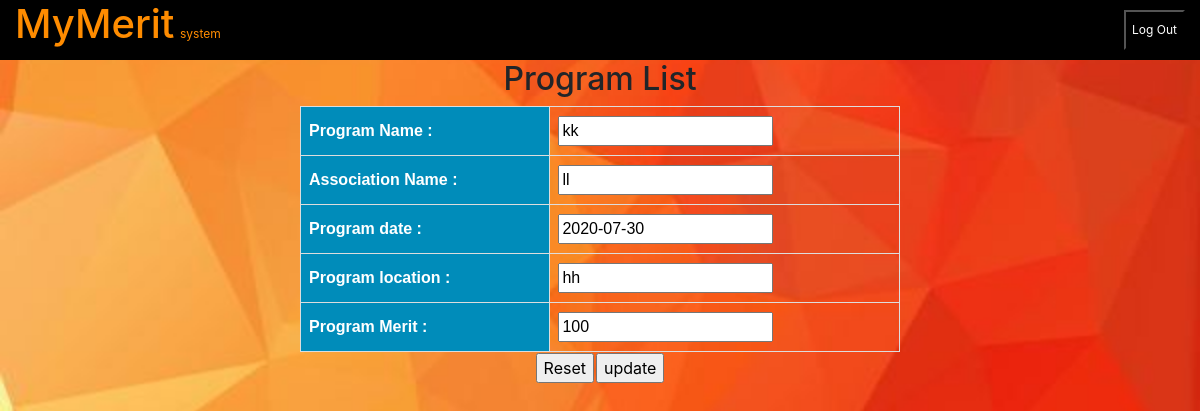
Before: /m2/editqr.php?no=7 with the older database file.
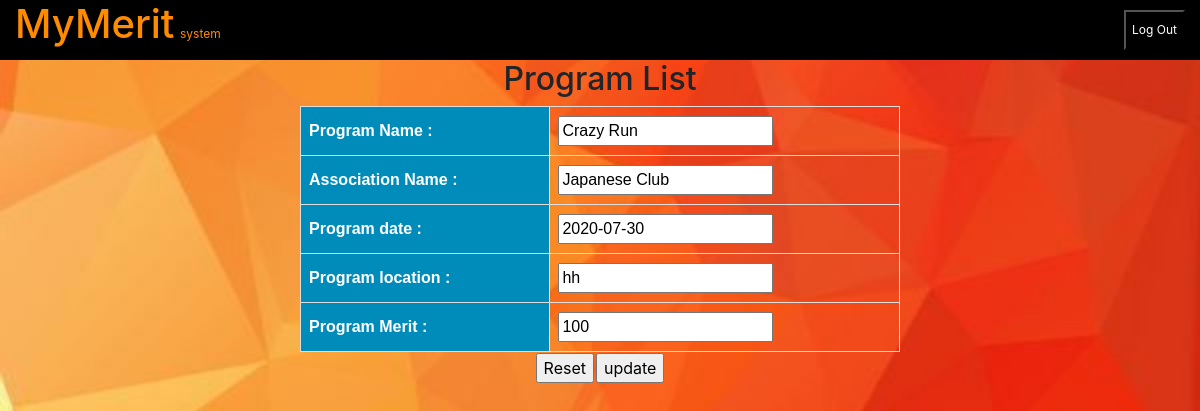
After: the same page with the newer database file.
### tables this page shows
CREATE TABLE `report_parmerit` (
  `pro_id` int(6) NOT NULL,
  `program_name` varchar(100) DEFAULT NULL,
  `program_Association` varchar(50) DEFAULT NULL,
  `progarm_supervisor` varchar(50) DEFAULT NULL,
  `program_participle` int(5) DEFAULT NULL,
  `program_applicant` varchar(20) DEFAULT NULL,
  `proAppli_phone` varchar(15) DEFAULT NULL,
  `program_location` varchar(20) DEFAULT NULL,
  `programS_date` date DEFAULT NULL,
  `programE_date` date DEFAULT NULL,
  `programS_time` varchar(5) DEFAULT NULL,
  `programE_time` varchar(5) DEFAULT NULL,
  `participle_merit` int(4) DEFAULT NULL,
  `program_proof` varchar(1000) NOT NULL,
  `program_status` varchar(15) NOT NULL
);

### m2/editqr.php (the view, shortened to what this page needs)
<?php
include("databases.php");
?>
<!DOCTYPE html>
<html>
<head>
<link rel="stylesheet" href="https://maxcdn.bootstrapcdn.com/bootstrap/4.0.0/css/bootstrap.min.css">
</head>
<body>
	<div class="container-fluid">
            <h1><span class="glyphicon glyphicon-book" aria-hidden="true"></span> MyMerit
            	<button onclick="LogOut()" class="logOut">Log Out</button>
            </h1><p >system</p>
        </div>
        <h2 align="center">Program List</h2>
<?php
$no = $_GET["no"];
$query = "SELECT * FROM report_parmerit WHERE pro_id = '$no'  ";
$result = mysqli_query($link,$query);
?>
<?php
	if (mysqli_num_rows($result) > 0){
	?>
	<?php
	foreach($result as $row)
	{
		?>
	<form action="" method="post">
	<table id="table" align="center">
				<tr >
					<th>Program Name :</th>
					<td><input type="text" name="program_name" value="<?=$row['program_name']?>"></td>
				</tr>
				<tr>
					<th>Association Name :</th>
					<td><input type="text" name="program_Association" value="<?=$row['program_Association']?>"></td>
				</tr>
				<tr>
					<th>Program date :</th>
					<td><input type="text" name="programS_date" value="<?=$row['programS_date']?>"></td>
				</tr>
				<tr>
					<th>Program location :</th>
					<td><input type="text" name="program_location" value="<?=$row['program_location']?>"></td>
				</tr>
				<tr>
					<th>Program Merit :</th>
					<td><input type="text" name="participle_merit" value="<?=$row['participle_merit']?>"></td>
				</tr>
		</table>
		<table align="center">
		<td><input type="reset" value="Reset"></td>
		<td><input type="submit" name="update" Value="update"></td>
	</table>
	</form>
        <?php
	}}
	?>
</body>
</html>

Changed rows visible on the page:
changed report_parmerit "hh": program_name "kk" → "Crazy Run"; program_Association "ll" → "Japanese Club"
